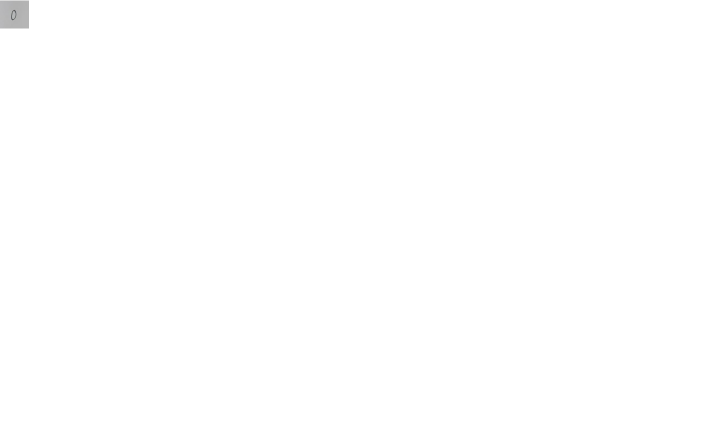
#> input picture handwriting/data/0/1.png, 1407 x 852 px, found by its file name (shown at 1/2 size); its folder holds only this picture in this run
$ python visualize_sample_quality.py
#> lines starting #> are read from the running program, lines starting #| are printed output that depends on the picture; after the words box and inside, x2 and y2 are one past the last pixel; in counts of white or black regions, pixels touching at a corner belong together
#> in load_training_data, img is the input picture: shape (852, 1407, 3); mean B, G, R 254.8, 254.8, 254.8
import os
import cv2
import numpy as np

from skimage.feature import hog
from sklearn.metrics import pairwise_distances


IMAGE_EXTENSIONS = (".png", ".jpg", ".jpeg")


def process_image(img):

    if len(img.shape) == 3:
        gray = cv2.cvtColor(img, cv2.COLOR_BGR2GRAY)
    else:
        gray = img

    _, binary = cv2.threshold(
        gray,
        100,
        255,
        cv2.THRESH_BINARY_INV
    )
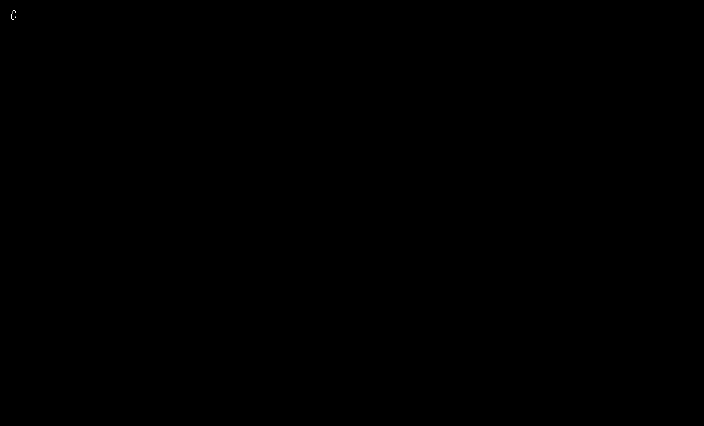
#> binary: shape (852, 1407) (shown at 1/2 size); 0% white in thin lines or dots, all inside (x1, y1, x2, y2) = (23, 20, 32, 40)

    coords = cv2.findNonZero(binary)
#> coords = contour of 30 points, box (x1, y1, x2, y2) (23, 20, 32, 40), area 30

    if coords is None:
        return None

    x, y, w, h = cv2.boundingRect(coords)
#> x = 23; y = 20; w = 9; h = 20

    if w == 0 or h == 0:
        return None

    cropped = binary[y:y + h, x:x + w]

    max_dim = max(w, h)
#> max_dim = 20

    scale = 20.0 / max_dim
#> scale = 1

    new_w = max(1, int(w * scale))
#> new_w = 9
    new_h = max(1, int(h * scale))
#> new_h = 20

    resized = cv2.resize(
        cropped,
        (new_w, new_h),
        interpolation=cv2.INTER_AREA
    )

    canvas = np.zeros(
        (28, 28),
        dtype=np.uint8
    )

    x_off = (28 - new_w) // 2
#> x_off = 9
    y_off = (28 - new_h) // 2
#> y_off = 4

    canvas[
        y_off:y_off + new_h,
        x_off:x_off + new_w
    ] = resized
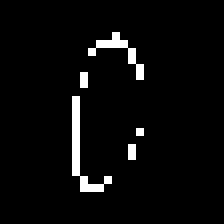
#> canvas: shape (28, 28) (shown 8 times larger); 3.8% white in thin lines or dots, all inside (x1, y1, x2, y2) = (9, 4, 18, 24)

    # Center-of-mass alignment
    cy, cx = np.where(canvas > 0)
#> cy = 30 values from 4 to 23; cx = 30 values, max 17 at index 8, min 9 at index 12, mean 12

    if len(cx) > 0 and len(cy) > 0:

        shift_x = int(
            np.round(14 - np.mean(cx))
        )
#> shift_x = 2

        shift_y = int(
            np.round(14 - np.mean(cy))
        )
#> shift_y = 0

        M = np.float32([
            [1, 0, shift_x],
            [0, 1, shift_y]
        ])
#> M = [[1, 0, 2], [0, 1, 0]]

        canvas = cv2.warpAffine(
            canvas,
            M,
            (28, 28)
        )
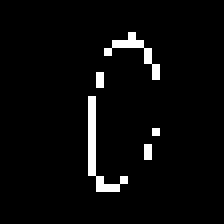
#> canvas: shape (28, 28) (shown 8 times larger); 3.8% white in thin lines or dots, all inside (x1, y1, x2, y2) = (11, 4, 20, 24)

    return canvas


def extract_hog(img):

    return hog(
        img / 255.0,
        orientations=9,
        pixels_per_cell=(4, 4),
        cells_per_block=(2, 2),
        block_norm="L2-Hys"
    )


def load_training_data():

    images = []
    labels = []
    filenames = []

    for folder_name in sorted(
        os.listdir("data")
    ):

        folder_path = os.path.join(
            "data",
            folder_name
        )

        if not os.path.isdir(folder_path):
            continue

        if folder_name.startswith("s-"):
            label = folder_name[2:]
        else:
            label = folder_name

        for filename in sorted(
            os.listdir(folder_path)
        ):

            if not filename.lower().endswith(
                IMAGE_EXTENSIONS
            ):
                continue

            path = os.path.join(
                folder_path,
                filename
            )

            img = cv2.imread(path)

            if img is None:
                continue

            processed = process_image(img)

            if processed is None:
                continue

            images.append(processed)
            labels.append(label)
            filenames.append(
                os.path.join(
                    folder_name,
                    filename
                )
            )
#> pass 2 of the loop in load_training_data, `for folder_name in sorted(`:
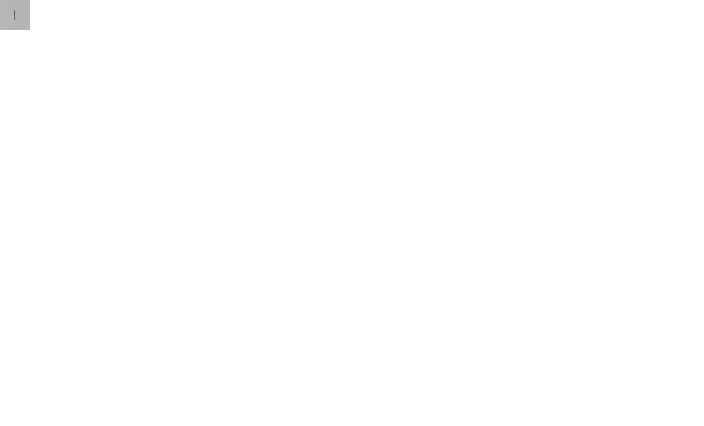
#> input picture handwriting/data/1/1.png, 1407 x 852 px, found by its file name (shown at 1/2 size)
#> in load_training_data, img is the input picture: shape (852, 1407, 3); mean B, G, R 254.8, 254.8, 254.8
#> in process_image (call 2), `_, binary = cv2.threshold( gray, 100, 255, cv2.THRESH_BINARY_INV )`:
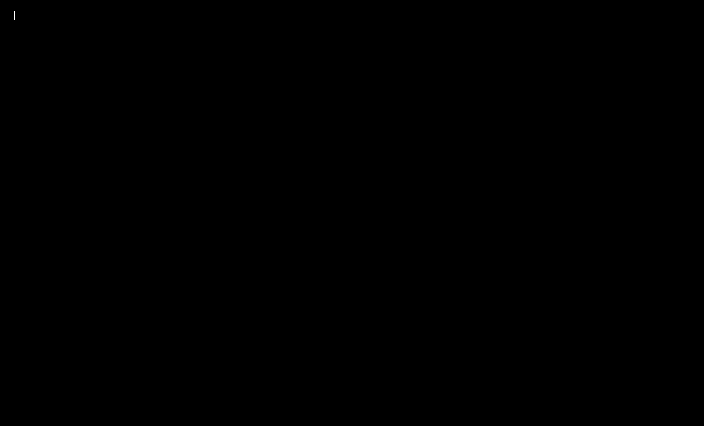
#> binary: shape (852, 1407) (shown at 1/2 size); 0% white in thin lines or dots, all inside (x1, y1, x2, y2) = (28, 22, 30, 40)
#> coords = contour of 22 points, box (x1, y1, x2, y2) (28, 22, 30, 40), area 2
#> in process_image (call 2), `x, y, w, h = cv2.boundingRect(coords)`: x = 28; y = 22; w = 2; h = 18
#> cropped = 18 rows, first 8: [0, 255], [255, 255], [255, 255], [255, 255], [255, 255], [0, 255], [0, 255], [0, 255]
#> max_dim = 18
#> scale = 1.11
#> new_w = 2
#> resized = 20 rows, first 8: [0, 255], [227, 255], [255, 255], [255, 255], [255, 255], [142, 255], [0, 255], [0, 255]
#> x_off = 13
#> cy = 25 values from 4 to 23; cx = 25 values, max 14 at index 0, min 13 at index 1, mean 13.8
#> shift_x = 0
#> shift_y = 2
#> M = [[1, 0, 0], [0, 1, 2]]

    return (
        np.array(images),
        np.array(labels),
        filenames
    )


def make_contact_sheet(
    items,
    output_path,
    title,
    columns=5
):

    if not items:
        return

    cell_width = 180
    cell_height = 180

    rows = int(
        np.ceil(
            len(items) / columns
        )
    )

    sheet = np.ones(
        (
            rows * cell_height,
            columns * cell_width,
            3
        ),
        dtype=np.uint8
    ) * 255

    for index, item in enumerate(items):

        image = item["image"]

        image = cv2.resize(
            image,
            (112, 112),
            interpolation=cv2.INTER_NEAREST
        )

        # Convert binary image to display format
        image = cv2.cvtColor(
            image,
            cv2.COLOR_GRAY2BGR
        )

        # Invert so ink appears dark
        image = 255 - image

        x = (
            index % columns
        ) * cell_width

        y = (
            index // columns
        ) * cell_height

        sheet[
            y + 10:y + 122,
            x + 34:x + 146
        ] = image

        lines = item["text"].split("\n")

        for line_index, line in enumerate(lines):

            cv2.putText(
                sheet,
                line,
                (
                    x + 5,
                    y + 142 + line_index * 17
                ),
                cv2.FONT_HERSHEY_SIMPLEX,
                0.42,
                (0, 0, 0),
                1,
                cv2.LINE_AA
            )

    os.makedirs(
        os.path.dirname(output_path),
        exist_ok=True
    )

    cv2.imwrite(
        output_path,
        sheet
    )

    print(
        "Saved:",
        output_path
    )


print("=" * 70)
print("VISUAL SAMPLE QUALITY ANALYSIS")
print("=" * 70)


images, labels, filenames = (
    load_training_data()
)
#> filenames = ['0/1.png', '1/1.png']

print(
    "\nTraining images loaded:",
    len(images)
)
#| Training images loaded: 2


features = np.array([
    extract_hog(image)
    for image in images
])

print(
    "Calculating HOG distances..."
)

distances = pairwise_distances(
    features,
    metric="euclidean"
)
#> distances = [[0, 4.95], [4.95, 0]]

np.fill_diagonal(
    distances,
    np.inf
)


# ==================================================
# 1. HARDEST SAME-CLASS SAMPLES
# ==================================================

same_class_candidates = []

for i in range(len(images)):

    same_indices = np.where(
        labels == labels[i]
    )[0]

    same_indices = (
        same_indices[
            same_indices != i
        ]
    )

    if len(same_indices) == 0:
        continue

    nearest_distance = np.min(
        distances[
            i,
            same_indices
        ]
    )

    same_class_candidates.append(
        (
            nearest_distance,
            i
        )
    )
#> this loop made 2 passes
#> same_indices on passes 1 to 2: [0], [1]
#> after the loop, same_class_candidates = []


same_class_candidates.sort(
    reverse=True
)


hardest_items = []

for distance, index in same_class_candidates[:30]:

    hardest_items.append(
        {
            "image": images[index],
            "text": (
                f"Class: {labels[index]}\n"
                f"Distance: {distance:.2f}\n"
                f"{filenames[index]}"
            )
        }
    )
#> this loop made 0 passes
#> after the loop, hardest_items = []


# ==================================================
# 2. CROSS-CLASS LOOKALIKES
# ==================================================

cross_candidates = []

for i in range(len(images)):

    different_indices = np.where(
        labels != labels[i]
    )[0]

    nearest_index = (
        different_indices[
            np.argmin(
                distances[
                    i,
                    different_indices
                ]
            )
        ]
    )

    cross_distance = distances[
        i,
        nearest_index
    ]

    cross_candidates.append(
        (
            cross_distance,
            i,
            nearest_index
        )
    )
#> this loop made 2 passes
#> (different_indices, nearest_index, cross_distance) on passes 1 to 2: ([1], 1, 4.95), ([0], 0, 4.95)
#> after the loop, cross_candidates = [(4.95, 0, 1), (4.95, 1, 0)]


cross_candidates.sort()


cross_items = []

for distance, index, other_index in (
    cross_candidates[:30]
):

    cross_items.append(
        {
            "image": images[index],
            "text": (
                f"{labels[index]} ~ "
                f"{labels[other_index]}\n"
                f"Distance: {distance:.2f}\n"
                f"{filenames[index]}"
            )
        }
    )
#> this loop made 2 passes
#> after the loop, cross_items = 2 items


# ==================================================
# 3. SPECIFIC PROBLEMATIC CLASSES
# ==================================================

problematic_classes = [
    "0",
    "1",
    "2",
    "5",
    "6",
    "7",
    "8",
    "a",
    "c",
    "e",
    "f",
    "g",
    "h",
    "j",
    "k",
    "l",
    "s",
    "t",
    "u",
    "v"
]


problem_items = []

for label in problematic_classes:

    indices = np.where(
        labels == label
    )[0]

    # Calculate average distance
    # to other samples of same class

    scores = []

    for index in indices:

        other_indices = (
            indices[
                indices != index
            ]
        )

        if len(other_indices) == 0:
            continue

        score = np.mean(
            distances[
                index,
                other_indices
            ]
        )

        scores.append(
            (
                score,
                index
            )
        )

    scores.sort(
        reverse=True
    )

    # Take the hardest sample
    if scores:

        score, index = scores[0]

        problem_items.append(
            {
                "image": images[index],
                "text": (
                    f"Class: {label}\n"
                    f"Mean distance: {score:.2f}\n"
                    f"{filenames[index]}"
                )
            }
        )
#> this loop made 20 passes
#> after the loop, problem_items = []


# ==================================================
# SAVE
# ==================================================

os.makedirs(
    "sample_quality",
    exist_ok=True
)

make_contact_sheet(
    hardest_items,
    "sample_quality/hardest_same_class.png",
    "Hardest same-class samples"
)

make_contact_sheet(
    cross_items,
    "sample_quality/cross_class_confusions.png",
    "Cross-class lookalikes"
)
#> call 2 of make_contact_sheet, with title = 'Cross-class lookalikes', columns = 5
#> in make_contact_sheet (call 2), `rows = int( np.ceil( len(items) / columns ) )`: rows = 1
#> the loop in make_contact_sheet (call 2), `for index, item in enumerate(items): ` made 2 passes
#> (x, y, lines) on passes 1 to 2: (0, 0, ['0 ~ 1', 'Distance: 4.95', '0/1.png']), (180, 0, ['1 ~ 0', 'Distance: 4.95', '1/1.png'])
#> pass 1, in make_contact_sheet (call 2), `image = 255 - image`:
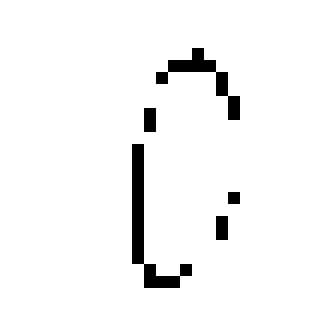
#> image: shape (112, 112, 3) (shown 3 times larger); 96.2% white; 5 black regions (1 under 20 px), largest, box (x1, y1, x2, y2) and area: (44, 48, 64, 96) 240, (52, 16, 80, 40) 160, (48, 36, 52, 44) 32, (72, 72, 76, 80) 32
#> pass 2, in make_contact_sheet (call 2), `image = cv2.resize( image, (112, 112), interpolation=cv2.INTER_NEAREST )`:
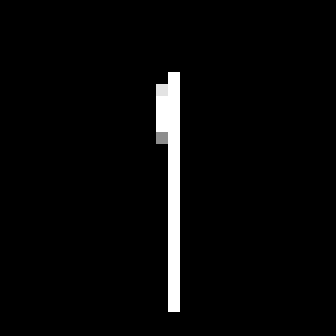
#> image: shape (112, 112) (shown 3 times larger); min 0, max 255, mean 8
#> after the loop in make_contact_sheet (call 2), `for index, item in enumerate(items):`:
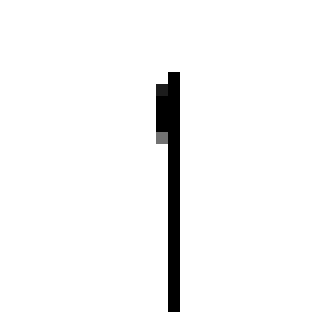
#> image: shape (112, 112, 3) (shown 3 times larger); min 0, max 255, mean 247
#> after the loop in make_contact_sheet (call 2), `for index, item in enumerate(items):`:
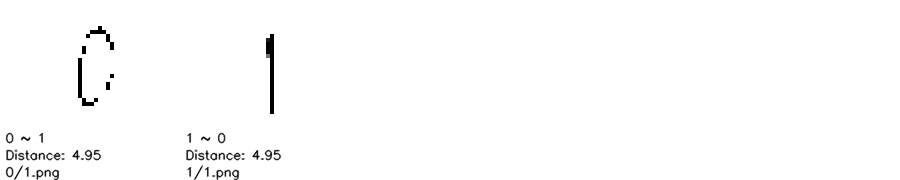
#> sheet: shape (180, 900, 3); min 0, max 255, mean 252.1

make_contact_sheet(
    problem_items,
    "sample_quality/problematic_classes.png",
    "Problematic classes"
)


print("\n" + "=" * 70)
print("COMPLETE")
print("=" * 70)

print(
    "\nOpen these three files:"
)

print(
    "sample_quality/hardest_same_class.png"
)

print(
    "sample_quality/cross_class_confusions.png"
)

print(
    "sample_quality/problematic_classes.png"
)
